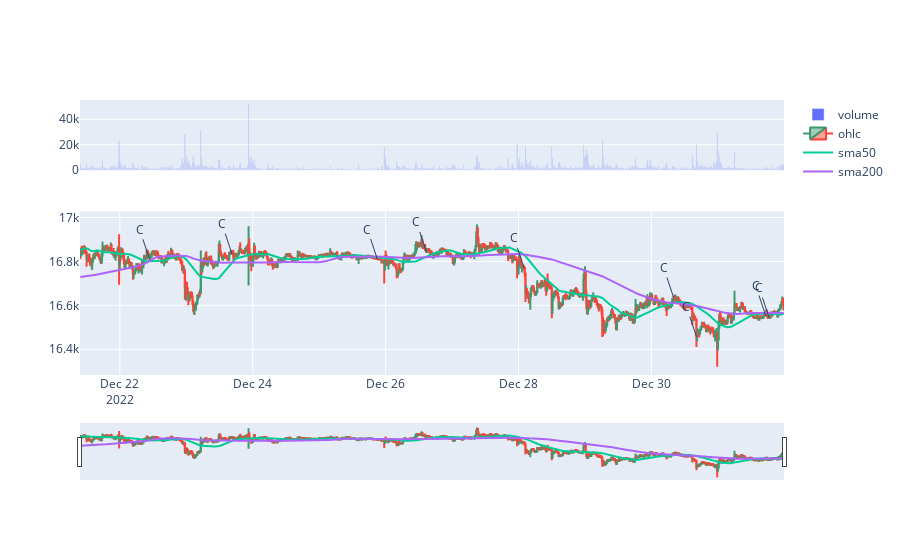

Write notebook code for a chart like this one.
### Code cell
import plotly.graph_objects as go
from plotly.subplots import make_subplots

df_split = df[104000:105200]

fig=make_subplots(rows=2, cols=1, shared_xaxes=True, row_heights=[0.3,0.7])

candle = go.Candlestick(name ='ohlc',
                        x=df_split['datetime'],
                        open=df_split['open'],
                        high=df_split['high'],
                        low=df_split['low'],
                        close=df_split['close'])

sma50= go.Scatter(name ='sma50',x=df_split['datetime'], y=df_split['sma50'])
sma200 = go.Scatter(name ='sma200',x=df_split['datetime'], y=df_split['sma200'])


volume = go.Bar(name='volume',
                x=df_split['datetime'],
                y=df_split['volume'])

fig.add_trace(volume,row=1,col=1)
fig.add_trace(candle,row=2,col=1)

fig.add_trace(sma50,row=2,col=1)
fig.add_trace(sma200,row=2,col=1)


# up , down 표시
for idx in df_split.index:
    if df_split.loc[idx,'open_close_check']==1:
        fig.add_annotation(
                x=df_split.loc[idx,'datetime'],
                y=df_split.loc[idx,'close'],
                text='C',row=2,col=1
                )

fig.show()

### Figure 1 — Plotly figure (JSON) as saved in the notebook; plotly's stock layout.template omitted (floating-point values rounded to 4 significant figures; data arrays with more than 128 entries replaced by an {"elided": "..."} marker saying what was removed)
{"data": [{"name": "volume", "type": "bar", "x": {"elided": "1017 str values"}, "xaxis": "x", "y": {"elided": "1017 float values"}, "yaxis": "y"}, {"close": {"elided": "1017 float values"}, "high": {"elided": "1017 float values"}, "low": {"elided": "1017 float values"}, "name": "ohlc", "open": {"elided": "1017 float values"}, "type": "candlestick", "x": {"elided": "1017 str values"}, "xaxis": "x2", "yaxis": "y2"}, {"name": "sma50", "type": "scatter", "x": {"elided": "1017 str values"}, "xaxis": "x2", "y": {"elided": "1017 float values"}, "yaxis": "y2"}, {"name": "sma200", "type": "scatter", "x": {"elided": "1017 str values"}, "xaxis": "x2", "y": {"elided": "1017 float values"}, "yaxis": "y2"}], "layout": {"annotations": [{"text": "C", "x": "2022-12-22 10:45:00", "xref": "x2", "y": 16810.0, "yref": "y2"}, {"text": "C", "x": "2022-12-23 16:30:00", "xref": "x2", "y": 16840.0, "yref": "y2"}, {"text": "C", "x": "2022-12-25 21:00:00", "xref": "x2", "y": 16811, "yref": "y2"}, {"text": "C", "x": "2022-12-26 14:45:00", "xref": "x2", "y": 16840.0, "yref": "y2"}, {"text": "C", "x": "2022-12-28 02:00:00", "xref": "x2", "y": 16770.0, "yref": "y2"}, {"text": "C", "x": "2022-12-30 08:00:00", "xref": "x2", "y": 16640.0, "yref": "y2"}, {"text": "C", "x": "2022-12-30 16:15:00", "xref": "x2", "y": 16460.0, "yref": "y2"}, {"text": "C", "x": "2022-12-31 17:15:00", "xref": "x2", "y": 16550.0, "yref": "y2"}, {"text": "C", "x": "2022-12-31 18:30:00", "xref": "x2", "y": 16540.0, "yref": "y2"}], "xaxis": {"anchor": "y", "domain": [0, 1], "matches": "x2", "showticklabels": false}, "xaxis2": {"anchor": "y2", "domain": [0, 1]}, "yaxis": {"anchor": "x", "domain": [0.745, 1]}, "yaxis2": {"anchor": "x2", "domain": [0, 0.595]}}}
